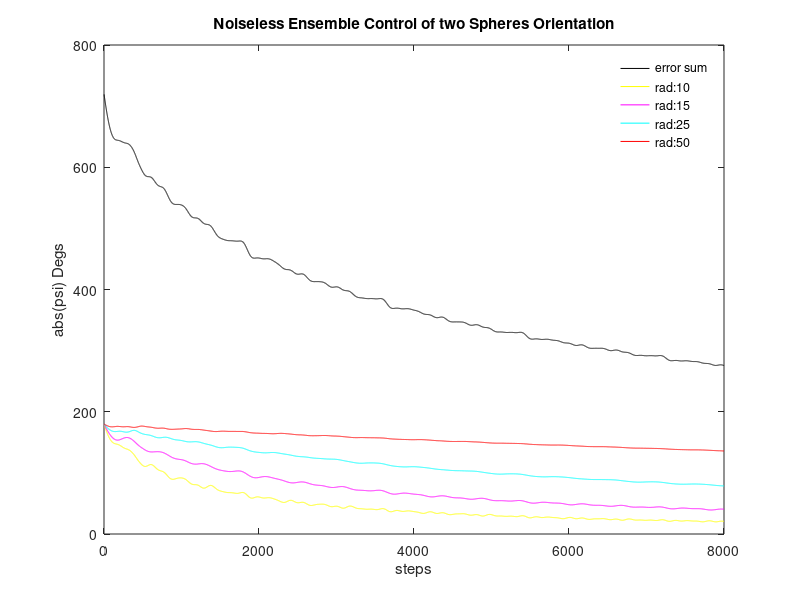

This chart was generated by the following MATLAB code:
function Balls2Sim
% Michael Williams 2015 1st simulation, email:michael.williams.hy@gmail.com
% about 2 balls convergence without pertubution
format compact
clc
tic
numStep =8000;
rads = [10,15,25,50];
numBall=numel(rads);
stp=zeros(numStep,1);
error_rec=zeros(numStep,numBall);


TurnZ = repmat(eye(3),[1,1,numBall]);
for n = 1:numBall
    theta = pi/12/rads(n);
    TurnZ(:,:,n) =RotateZ(theta);
end
X = repmat(eye(3),[1,1,numBall]);
psi = zeros(numBall,1);
theta = zeros(numBall,1);
%initial rotation of each sphere
for n=1:numBall
    X(:,:,n)=RotateX(pi)*X(:,:,n);
end

for k=1:numStep
    %display(k)
    %rotate all balls around world z-axis, then measure error psi, and 
    for n=1:numBall
        zTurn=pi/6/rads(n);
        X(:,:,n)=RotateZ(zTurn)*X(:,:,n);
        zaxis=X(:,:,n)*[0;0;1];
        psi(n) = acos(zaxis(3));
        if(abs(zaxis(3)>1))
            display('pji(n) too big!');
        end
        theta(n) = atan2(zaxis(2),zaxis(1));
    end
    %display(psi)
    % calculate ....
    pow =2;
    ux = -rads.^(-1)*(psi.^pow.*cos(theta))/numBall;
    uy = -rads.^(-1)*(psi.^pow.*sin(theta))/numBall;
    d=sqrt(ux^2+uy^2);
    if(d>0)
        vector=[uy;-ux;0]/d;
    else
        vector=[1,0,0]; %why?
        display('we are going to make a big mve.  WHy?')
    end
    
    %apply the control law
    for n = 1:numBall
        % the rotation is scaled by the radius
        X(:,:,n)=rodRotM(vector, -d/rads(n)/8)*X(:,:,n);
        zaxis = X(:,:,n)*[0;0;1];
        psi(n) = acos(zaxis(3));
        theta(n) = atan2(zaxis(2),zaxis(1)); 
        error_rec(k,n)=abs(psi(n));
        stp(k)=k;
    end
end
color_arr=['y','m','c','r','g','b','w','k'];
figure(1);
plot(stp, 180/pi*sum(error_rec,2),'k' );
hold on
legendinfo=cell(1,numBall);
legendinfo{1}='error sum';
for i=1:numBall
    plot(stp,180/pi*error_rec(:,i),color_arr(i));
    legendinfo{i+1}=['rad:',num2str(rads(i))];
end
legend(legendinfo);
legend('boxoff');
title('Noiseless Ensemble Control of two Spheres Orientation');
xlabel('steps');
ylabel('abs(psi) Degs');
toc
function vrot = rodRotM(k, theta)
%If v is a vector in \mathbb{R}^3 and k is a unit vector describing an axis of rotation
% about which we want to rotate v by an angle θ (in a right-handed sense), the Rodrigues
%formula is:
vrot = [cos(theta) + (1-cos(theta))*k(1)^2,     (1-cos(theta))*k(1)*k(2),               sin(theta)*k(2) ;
    (1-cos(theta))*k(1)*k(2),               cos(theta) + (1-cos(theta))*k(2)^2,   -sin(theta)*k(1) ;
    -sin(theta)*k(2),                       sin(theta)*k(1),                     cos(theta) ];


end
 function RxTh = RotateX(theta)
     RxTh = [1,  0,  0;
             0, cos(theta), -sin(theta);
             0, sin(theta),  cos(theta)];
  end
%  function RyTh = RotateY(theta)
%      RyTh = [ cos(theta), 0, sin(theta);
%               0,  1,  0;
%              -sin(theta), 0, cos(theta)];
%  end
function RzTh = RotateZ(theta)
RzTh = [cos(theta),  -sin(theta),0;
    sin(theta),   cos(theta),0;
    0,  0,  1];
end
end